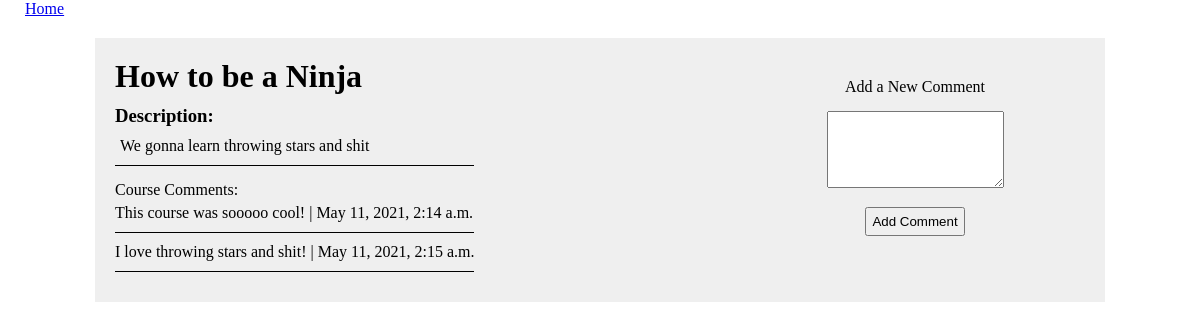
The page /10 on the database its author committed.
### courses_app/models.py (models this page shows)
class Course(models.Model):
    name = models.CharField(max_length = 255)
    objects = CourseManager()
    created_at = models.DateTimeField(auto_now_add = True)
    updated_at = models.DateTimeField(auto_now = True)

class Description(models.Model):
    description = models.TextField()
    course = models.OneToOneField(Course, on_delete = models.CASCADE, primary_key=True)
    created_at = models.DateTimeField(auto_now_add = True)
    updated_at = models.DateTimeField(auto_now = True)

class Comment(models.Model):
    comment = models.TextField()
    course = models.ForeignKey(Course, related_name = "comments", on_delete=models.CASCADE)
    created_at = models.DateTimeField(auto_now_add = True)
    updated_at = models.DateTimeField(auto_now = True)

### courses_app/views.py (the view)
# urls.py: path('<int:id>', views.show_course),
def show_course(request, id):
    context = {
        'this_course' : Course.objects.get(id=id)
    }
    return render(request, "course.html", context)

### courses_app/templates/course.html (shortened to what this page needs)
<!DOCTYPE html>
<html lang="en">
<head>
    {% load static %}
    <link rel="stylesheet" href="{% static 'css/style.css' %}">
</head>
<body>
    <a href="/" class="button" id="home">Home</a>
    <div id="course_wrapper">
        <div id="course_info">
            <h1>{{this_course.name}}</h1>
            <h3>Description:</h3>
            <p id="p_description">{{this_course.description.description}}</p>
            <div id="comment_section">
                <p>Course Comments:</p>
                {% for comment in this_course.comments.all %}
                <p class="comment">{{comment.comment}} | {{comment.created_at}}</p>
                {% endfor %}
            </div>
        </div>
        <div id="add_comment">
            <form action="/{{this_course.id}}/comment" method="POST">
                    <label id="comment_label" for="comment">Add a New Comment</label>
                    <textarea name="comment" id="" cols="20" rows="5"></textarea>
                <input type="submit" value="Add Comment" class="button">
            </form>
        </div>
    </div>
</body>

### courses_app/static/css/style.css (style rules this page uses)
* { margin: 0px; padding: 0px; }
h1 { margin-bottom: 10px; }
.button { padding: 5px; }
#home { margin: 20px 20px 10px; }
#course_wrapper { width: 970px; display: flex; justify-content: space-between; background-color: #efefef; margin: 20px auto; padding: 20px; }
#p_description { border-bottom: 1px solid black; margin: 5px 0px 15px; padding: 5px 5px 10px; }
.comment { margin: 5px 0px 10px; border-bottom: 1px solid black; padding-bottom: 10px; }
#add_comment form { width: 300px; height: 150px; text-align: center; padding: 20px; }
#comment_label { padding: 15px; }
textarea { margin: 15px 0px; }
#add_comment form input { display: block; margin: 0px auto; }

### rows shown on the page
Course: name "How to be a Ninja", description.description "We gonna learn throwing stars and shit"
Comment: comment "This course was sooooo cool!", created_at "May 11, 2021, 2:14 a.m."
Comment: comment "I love throwing stars and shit!", created_at "May 11, 2021, 2:15 a.m."
